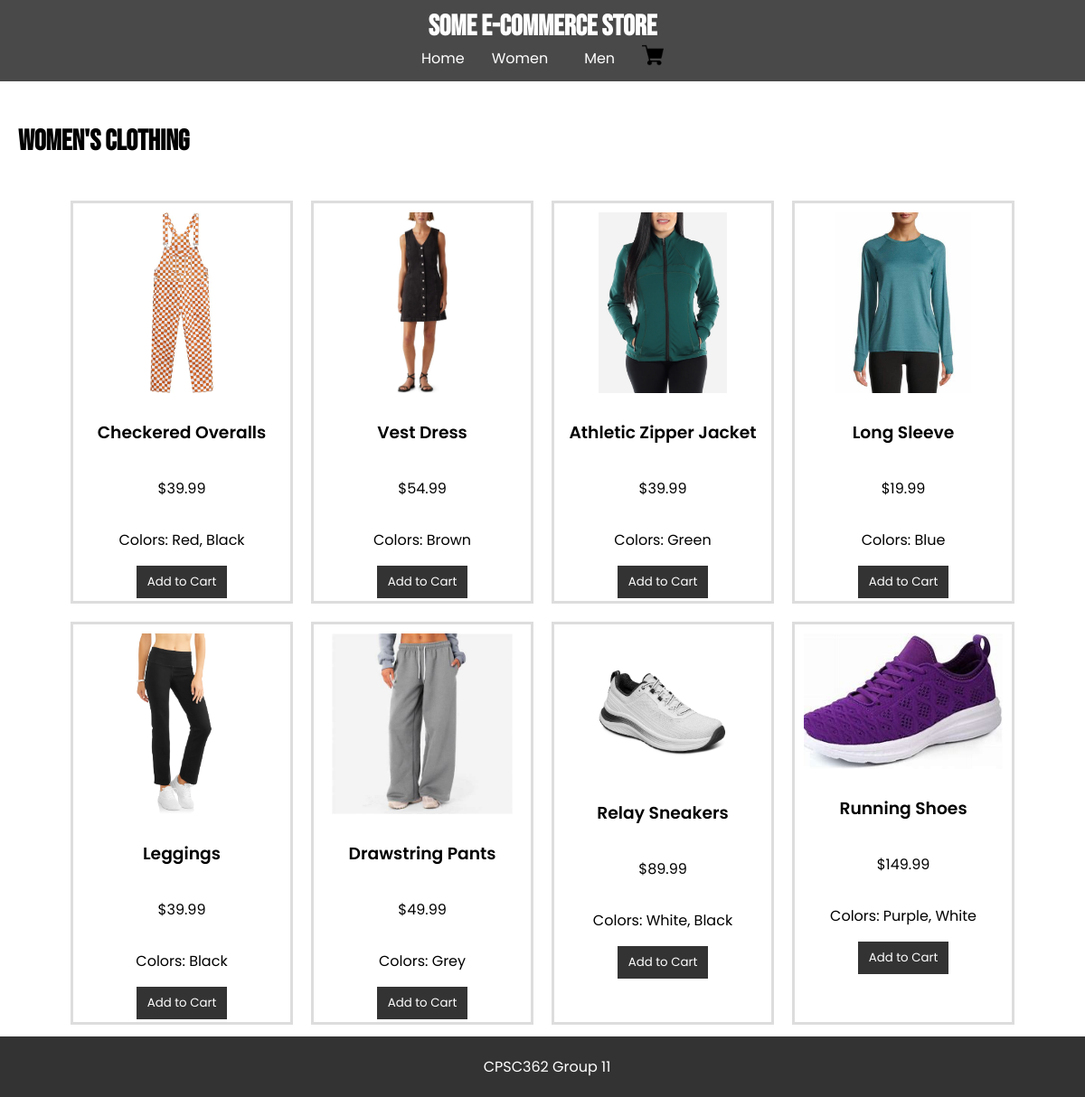
/women/clothing, run on an earlier commit of the app's database.
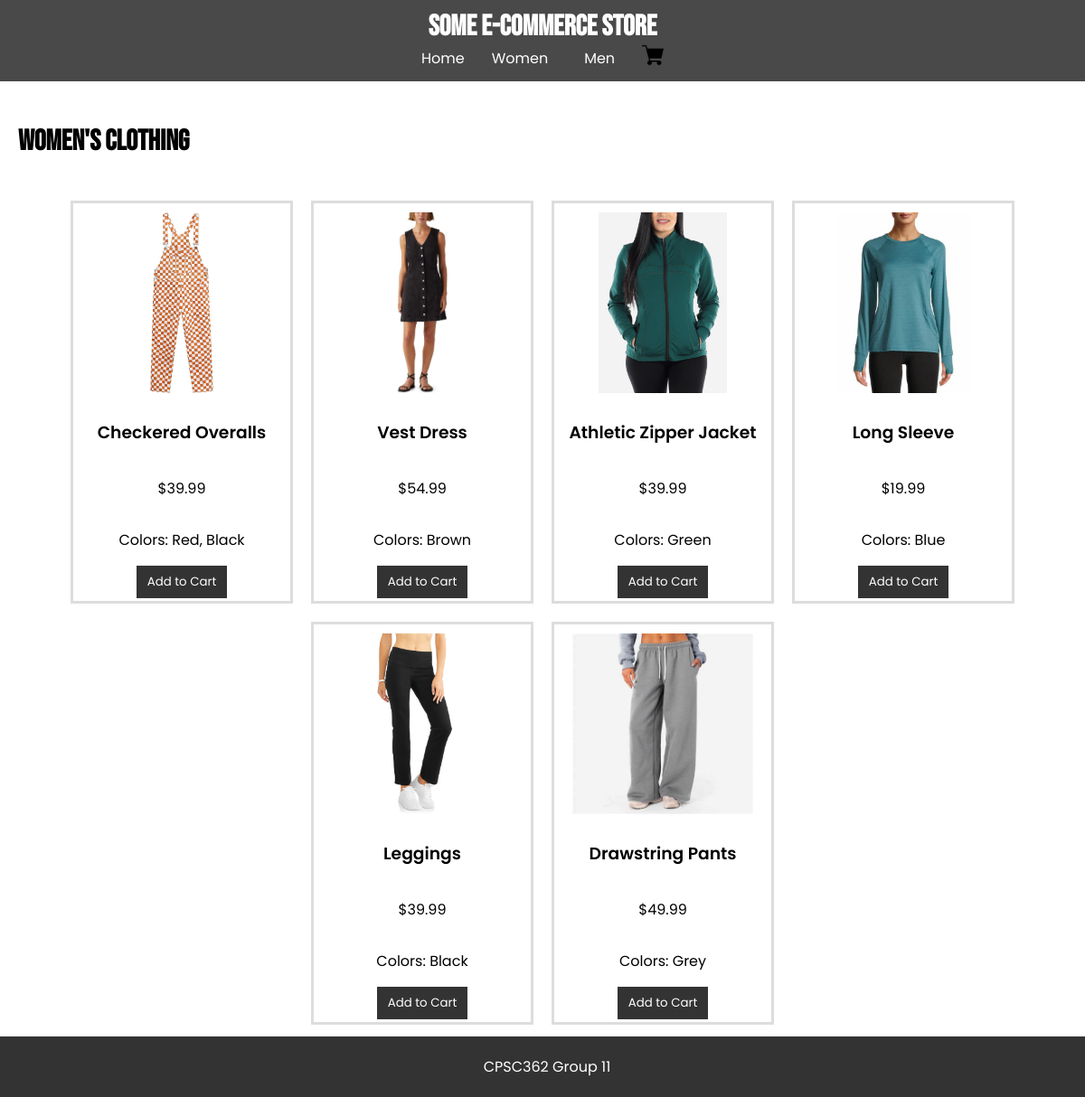
And on a later commit of the database.
### tables this page shows
CREATE TABLE items
                    (id TEXT PRIMARY KEY,
                    name TEXT NOT NULL,
                    category TEXT NOT NULL,
                    subcategory TEXT NOT NULL,
                    price REAL NOT NULL,
                    image TEXT,
                    color TEXT);

### app.py (the view)
@app.route('/women/clothing')
def women_clothing():
    with sqlite3.connect(DB_PATH) as con:
        cur = con.cursor()
        cur.execute("SELECT * FROM items WHERE category = 'Women' AND subcategory = 'Clothing'")
        items = cur.fetchall()
    return render_template("women_clothing.html", items=items)

### templates/women_clothing.html (shortened to what this page needs)
{% extends "base.html" %}
{% block content %}
    <h2>Women's Clothing</h2>
    <div class="items">
        {% for item in items %}
            <div class="item">
                <img src="{{ url_for('static', filename='images/' + item[5]) }}" alt="{{ item[1] }}">
                <h3>{{ item[1] }}</h3>
                <p>${{ "%.2f" % item[4] }}</p>
                <p class="colors">Colors: {{ item[6] }}</p>
                <form method="POST" action="{{ url_for('add_to_cart') }}">
                    <button type="submit" class="add-to-cart">Add to Cart</button>
                </form>
            </div>
        {% else %}
            <p>No items found.</p>
        {% endfor %}
    </div>
{% endblock %}

### templates/base.html (shortened to what this page needs)
<!DOCTYPE html>
<head>
    <link rel="stylesheet" href="{{ url_for('static', filename='css/style.css') }}">
</head>
<body>
    <header>
        <h1>Some E-Commerce Store</h1>
        <nav>
            <a href="{{ url_for('home') }}">Home</a>
            <div class="dropdown">
                <span>Women</span>
            </div>
            <div class="dropdown">
                <span>Men</span>
            </div>
            <a href="{{ url_for('shopping_cart') }}" class="cart-link">
                <img src="{{ url_for('static', filename='images/cart.png') }}" alt="Shopping Cart" class="cart-icon">
            </a>
        </nav>
    </header>
    <main>
        {% block content %}{% endblock %}
    </main>
    <footer>
        <p>CPSC362 Group 11</p>
    </footer>
</body>
</html>

### static/css/style.css (style rules this page uses)
body { font-family: 'Poppins', sans-serif; font-weight: 400; margin: 0; padding: 0; }
header { background-color: #494949; color: white; padding: 10px 20px; text-align: center; }
header h1 { font-family: 'Bebas Neue', sans-serif; font-family: 2.5em; font-weight: 700; margin: 0; }
main { padding: 20px; }
h2 { font-family: 'Bebas Neue', sans-serif; font-size: 2em; font-weight: 700; }
h3 { font-family: 'Poppins', sans-serif; font-weight: 600; }
nav { display: flex; align-items: center; justify-content: center; flex-wrap: wrap; font-family: 'Poppins', sans-serif; font-weight: 400; }
nav a { color: white; margin: 0px 10px; text-decoration: none; }
.dropdown { position: relative; display: inline-block; margin: 0 10px; }
.dropdown span { font-family: 'Poppins', sans-serif; color: white; padding: 10px; cursor: pointer; }
.items { display: flex; margin-bottom: 40px; flex-wrap: wrap; gap: 20px; justify-content: center; padding: 20px; }
.item { border: .2em solid #ddd; padding: 10px; width: 220px; text-align: center; height: 420px; flex-direction: column; display: flex; }
.item img { max-width: 100%; max-height: 200px; object-fit: contain; display: block; margin: 0 auto 10px auto; flex-shrink: 0; }
footer { background-color: #333; color: white; text-align: center; padding: 5px; position: fixed; bottom: 0; width: 100%; }
.cart-icon { width: 24px; height: auto; }
.add-to-cart { font-family: 'Poppins', sans-serif; background-color: #333; color: white; border: none; padding: 8px 12px; cursor: pointer; margin-bottom: 10px; }

What changed in the data, as far as the page shows it:
no longer on this page (row edited): items: image (picture), name "Relay Sneakers", price "89.99", color "White, Black"
no longer on this page (row edited): items: image (picture), name "Running Shoes", price "149.99", color "Purple, White"
